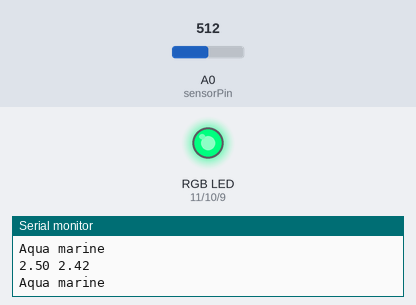
Recording of a sketch running on a simulated Arduino Uno, built with avr-gcc and run on an emulated ATmega328P. Shown: an RGB LED mixed from three pins (HIGH = lit), the last lines printed to the serial monitor. Inputs (shaded band) come from the test bench; at power-on: A0 (sensorPin) = 512.

Above: at 1.2 s.
1.3 s: A0 (sensorPin) set to 716
At 2.4 s:
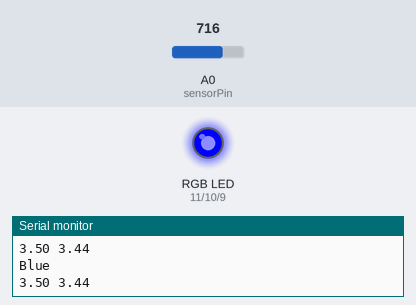
3.6 s: A0 (sensorPin) set to 566
At 5.2 s:
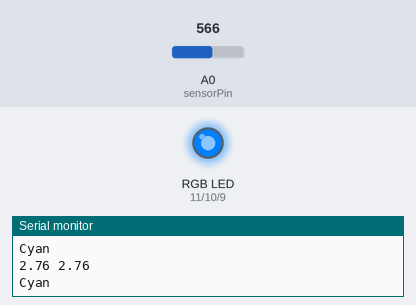
6.6 s: A0 (sensorPin) set to 536
At 7.9 s:
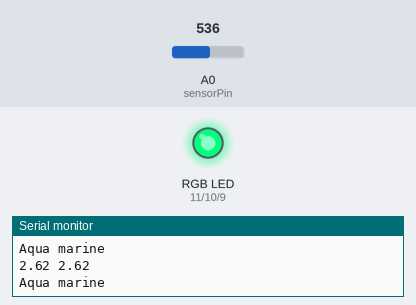
8.2 s: A0 (sensorPin) set to 367
At 9.3 s:
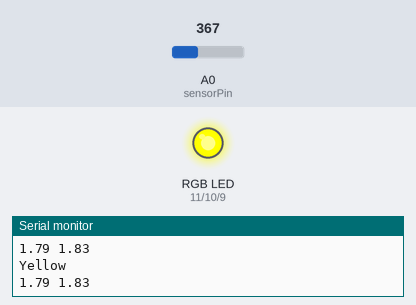
10.0 s: A0 (sensorPin) set to 332
At 10.6 s:
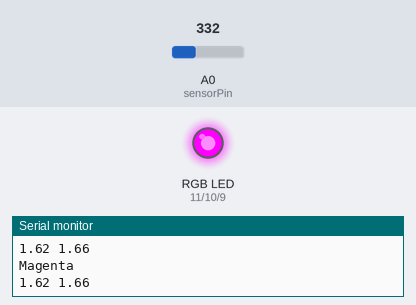
13.0 s: A0 (sensorPin) set to 122
At 14.5 s:
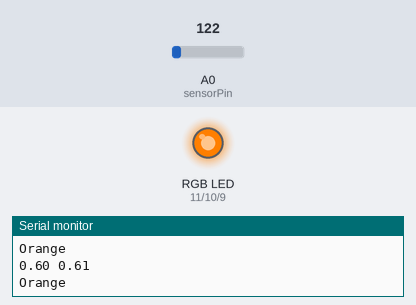
Timing chart, 0 to 15.9 s (numbered marks = the images above; inputs shaded):
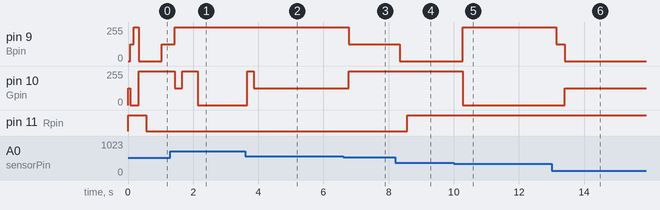

Measured:
- the behaviour switches between 554 and 553 on A0 (sensorPin) (found by bisection; images 2 and 3)
- the behaviour switches between 349 and 348 on A0 (sensorPin) (found by bisection; images 4 and 5)
- after the input at 1.3 s, pin 9 (Bpin): 127/255 → 255/255 after 0.13 s; pin 10 (Gpin): 255/255 → 127/255 after 0.13 s, → 255/255 0.24 s later, → 0/255 0.48 s later
- after the input at 3.6 s, pin 10 (Gpin): 0/255 → 255/255 after 0.06 s, → 127/255 0.20 s later
- after the input at 6.6 s, pin 9 (Bpin): 255/255 → 127/255 after 0.17 s; pin 10 (Gpin): 127/255 → 255/255 after 0.17 s
- after the input at 8.2 s, pin 9 (Bpin): 127/255 → 0/255 after 0.14 s; pin 11 (Rpin): LOW → HIGH after 0.37 s
- after the input at 10.0 s, pin 9 (Bpin): 0/255 → 255/255 after 0.27 s; pin 10 (Gpin): 255/255 → 0/255 after 0.27 s
- after the input at 13.0 s, pin 9 (Bpin): 255/255 → 127/255 after 0.14 s, → 0/255 0.27 s later; pin 10 (Gpin): 0/255 → 127/255 after 0.40 s

The sketch:

BrainSmash_AcousticControlForRGBLEDStrips_6_2019.ino
```cpp
/**********************************
* ******** BRAIN SMASH ********
* ****** AUTHOR: DAEDALUS   7/2019 ******
* **** Visit us at: Youtube.com/BrainSmash ****
* ** Github.com/BrainSmash **
* You may use or modify this code for any and all of your projects whitout any restrictions
* If you use any fragment of this code we will be happy if you could drop us a message ;)
* Brain Smash nor the Author are hold responsible for any misuse partially or complete of this code
*/

/*
 *  Acoustic Control for RGB LED Strips
 *
 * How to build your own Music Visualizer with Arduino for RGB LED Strips
 * This is a video that teaches you how to change the color of a LED strip
 * based on the value that is obtianed from a Sound sensor, the signal is
 * filtered using a First Order Low pass IIR Digital filter with a cutoff
 * frequency of 900Hz the filtered signal is compared with several threshold
 * values that are used to determine which color will be displyed based on the
 * frequency of the sound that is sensed by the sensor, low frequency sounds
 * (barely audible) are displayed as Blue in the LED Strip, all the way to
 * high frequency sounds (highly audible) wich are displayed as Red in the strip.
 *
 *  MainFunction()
 *  This method read the value of the output of the Sound sensor with "sensorValue"
 *  as a float & substracts 1023 to it since the sound sensor gives an output of 1023 or 5V
 *  when is not sensing any sound, this way we have a value of 0 when not sensing sound
 *  & values up to 1023 when it senses sound (vibrations in air), we convert the signal
 *  to volts.
 *
 *  FilterSignal()
 *  Filter the signal using a First Order IIR Low Pass Digital Filter created in Matlab
 *  and assigned the value to the variable "filteredSignal"
 *
 *  CompareSignalFiltered()
 *  Compare the "filteredSignal" variable with "filteredSignalValues" array
 *  to determine where our compared variable value is less, more or in between, our
 *  treshold values to assign a color to the LED Strip and print the color that represents
 *  what we set.
 *
 *  RGBColor()
 *  Send to the defined pins for each RGB color a value from 0 to 255 that represent the color
 *  that we want; Search on Google RGB Color Wheel to help you learn how colors are created.
 */

/*
 * VERSION 1.2
 * Changed the order of numbers in "filteredSignalValues" array from highest to lowest, was reversed and changed
 * the equation from the "sensorValue" variable, from 1023 - "analogRead(A0)" to just "analogRead(A0)" to make it
 * easier to read.
 * Sound Sensor outputs 5V or 1023 when read as input from the Arduino when there is no sound and with a high sound it ouputs 0v
 * The Sensor has inverse output logic.
 */

#define Rpin 11
#define Gpin 10
#define Bpin 9
#define delayLEDS 3
#define sensorPin A0

float sensorValue = 0, filteredSignal = 0,
    filteredSignalValues[] = {3.4, 3.1, 2.7, 2.4, 2.1, 1.7, 1.3, 0.9, 0.4};

void setup () {

  Serial.begin (9600);
}

void loop () {

  MainFunction();
}

void MainFunction() {

  sensorValue = (float) analogRead(sensorPin) * (5.0 / 1024.0);

  FilterSignal(sensorValue);

  Serial.print(sensorValue);
  Serial.print(" ");
  Serial.println(filteredSignal);

  CompareSignalFiltered(filteredSignal);
}

void FilterSignal(float sensorSignal) {

  filteredSignal = (0.945 * filteredSignal) + (0.0549 * sensorSignal);
}

void CompareSignalFiltered(float filteredSignal) {

  if (filteredSignal > filteredSignalValues[0]) {
    RGBColor(0, 0, 255);
    Serial.println("Blue");
  } else if (filteredSignal <= filteredSignalValues[0] && filteredSignal > filteredSignalValues[1]) {
    Serial.println("Azure");
    RGBColor(0, 255, 255);
  } else if (filteredSignal <= filteredSignalValues[1] && filteredSignal > filteredSignalValues[2]) {
    RGBColor(0, 127, 255);
    Serial.println("Cyan");
  } else if (filteredSignal <= filteredSignalValues[2] && filteredSignal > filteredSignalValues[3]) {
    RGBColor(0, 255, 127);
    Serial.println("Aqua marine");
  } else if (filteredSignal <= filteredSignalValues[3] && filteredSignal > filteredSignalValues[4]) {
    RGBColor(0, 255, 0);
    Serial.println("Green");
  } else if (filteredSignal <= filteredSignalValues[4] && filteredSignal > filteredSignalValues[5]) {
    RGBColor(255, 255, 0);
    Serial.println("Yellow");
  } else if (filteredSignal <= filteredSignalValues[5] && filteredSignal > filteredSignalValues[6]) {
    RGBColor(255, 0, 255);
    Serial.println("Magenta");
  } else if (filteredSignal <= filteredSignalValues[6] && filteredSignal > filteredSignalValues[7]) {
    RGBColor(255, 0, 127);
    Serial.println("Rose");
  } else if (filteredSignal <= filteredSignalValues[7] && filteredSignal > filteredSignalValues[8]) {
    RGBColor(255, 127, 0);
    Serial.println("Orange");
  } else if (filteredSignal <= filteredSignalValues[8]) {
    RGBColor(255, 0, 0);
    Serial.println("Red");
  } else {
    RGBColor(0, 0, 255);
    Serial.println("Default: Blue");
  }
}

void RGBColor(int Rcolor, int Gcolor, int Bcolor) {

  analogWrite(Rpin, Rcolor);
  analogWrite(Gpin, Gcolor);
  analogWrite(Bpin, Bcolor);

  delay(delayLEDS);
}
```
